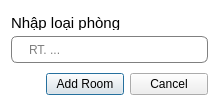
<?xml version="1.0" encoding="UTF-8"?>
<ui version="4.0">
 <class>Addroom</class>
 <widget class="QDialog" name="Addroom">
  <property name="geometry">
   <rect>
    <x>0</x>
    <y>0</y>
    <width>219</width>
    <height>111</height>
   </rect>
  </property>
  <property name="windowTitle">
   <string>Dialog</string>
  </property>
  <property name="styleSheet">
   <string notr="true">QDialog{
background-color:white;
}
QLineEdit{
border: 1px solid gray;
border-radius: 6px;
padding-left: 15px;
height: 25px;
}</string>
  </property>
  <layout class="QVBoxLayout" name="verticalLayout_2">
   <item>
    <layout class="QVBoxLayout" name="verticalLayout">
     <item>
      <widget class="QLabel" name="label">
       <property name="maximumSize">
        <size>
         <width>16777215</width>
         <height>15</height>
        </size>
       </property>
       <property name="font">
        <font>
         <pointsize>11</pointsize>
        </font>
       </property>
       <property name="text">
        <string>Nhập loại phòng</string>
       </property>
      </widget>
     </item>
     <item>
      <widget class="QLineEdit" name="newRT">
       <property name="minimumSize">
        <size>
         <width>0</width>
         <height>25</height>
        </size>
       </property>
       <property name="placeholderText">
        <string>RT. ...</string>
       </property>
      </widget>
     </item>
    </layout>
   </item>
   <item>
    <layout class="QHBoxLayout" name="horizontalLayout_2">
     <item>
      <spacer name="horizontalSpacer">
       <property name="orientation">
        <enum>Qt::Orientation::Horizontal</enum>
       </property>
       <property name="sizeHint" stdset="0">
        <size>
         <width>40</width>
         <height>20</height>
        </size>
       </property>
      </spacer>
     </item>
     <item>
      <layout class="QHBoxLayout" name="horizontalLayout">
       <item>
        <widget class="QPushButton" name="Addroombtn">
         <property name="minimumSize">
          <size>
           <width>55</width>
           <height>18</height>
          </size>
         </property>
         <property name="styleSheet">
          <string notr="true">QPushButton{
/background-color: #34D481;
/color:white;
/border:none;
/border-radius: 8px;
/font-weight:bold;
/font-size: 10px;
}</string>
         </property>
         <property name="text">
          <string>Add Room</string>
         </property>
         <property name="checkable">
          <bool>true</bool>
         </property>
        </widget>
       </item>
       <item>
        <widget class="QPushButton" name="pushButton_2">
         <property name="minimumSize">
          <size>
           <width>18</width>
           <height>18</height>
          </size>
         </property>
         <property name="styleSheet">
          <string notr="true">QPushButton{
/background-color: #585858;
/color:white;
/border:none;
/border-radius: 8px;
/font-weight:bold;
/font-size: 10px;
}</string>
         </property>
         <property name="text">
          <string>Cancel</string>
         </property>
         <property name="checkable">
          <bool>true</bool>
         </property>
        </widget>
       </item>
      </layout>
     </item>
    </layout>
   </item>
  </layout>
 </widget>
 <resources/>
 <connections>
  <connection>
   <sender>pushButton_2</sender>
   <signal>toggled(bool)</signal>
   <receiver>Addroom</receiver>
   <slot>close()</slot>
   <hints>
    <hint type="sourcelabel">
     <x>199</x>
     <y>88</y>
    </hint>
    <hint type="destinationlabel">
     <x>180</x>
     <y>110</y>
    </hint>
   </hints>
  </connection>
 </connections>
</ui>
